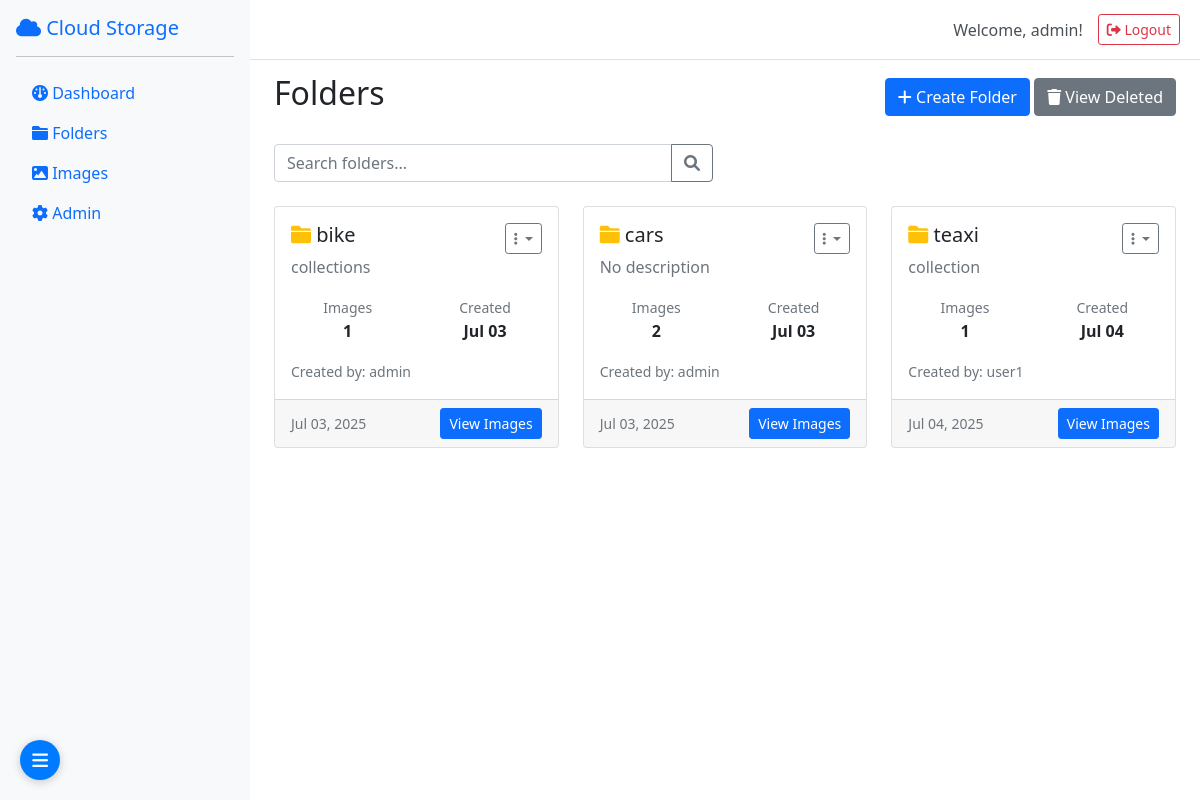
/folders/ (signed in), run on an earlier commit of the app's database.
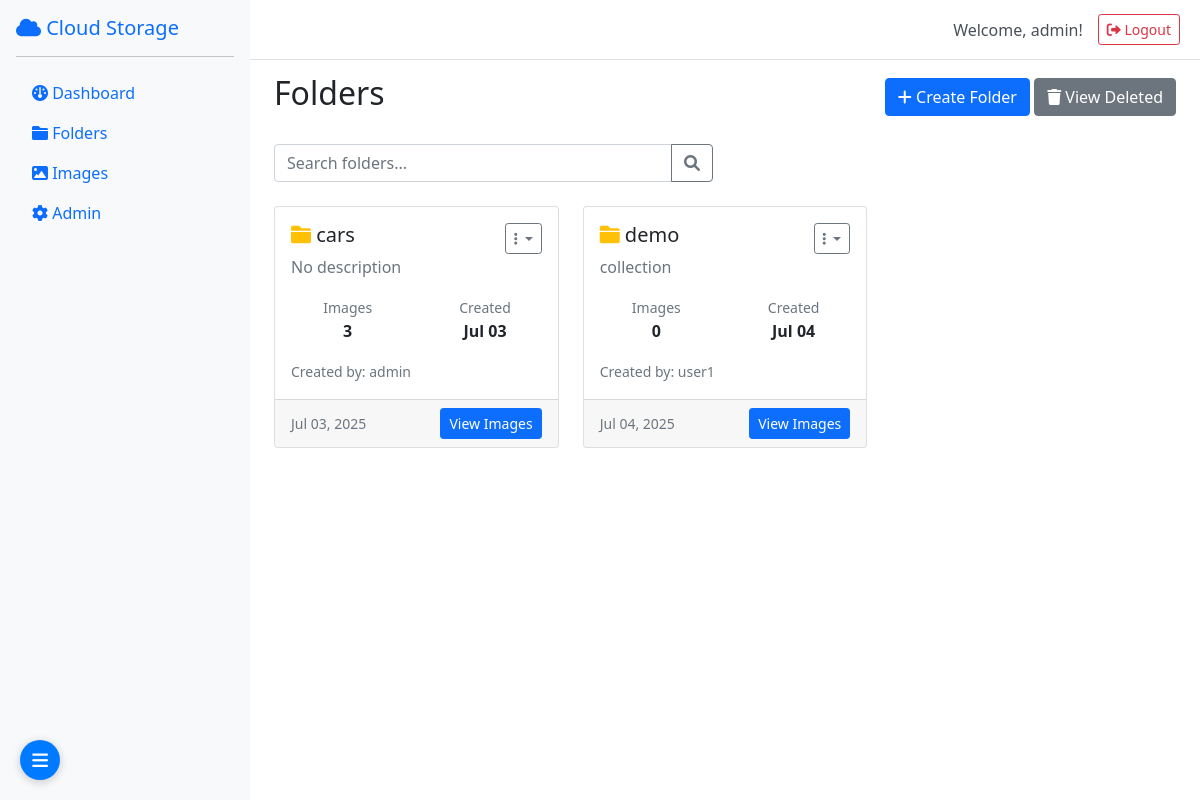
And on a later commit of the database.
### storage/models.py (models this page shows, shortened)
class BaseModel(models.Model):
    created_by = models.ForeignKey(User, on_delete=models.CASCADE, related_name='%(class)s_created')
    updated_by = models.ForeignKey(User, on_delete=models.CASCADE, related_name='%(class)s_updated', null=True, blank=True)
    deleted_by = models.ForeignKey(User, on_delete=models.CASCADE, related_name='%(class)s_deleted', null=True, blank=True)
    created_at = models.DateTimeField(auto_now_add=True)
    updated_at = models.DateTimeField(auto_now=True)
    deleted_at = models.DateTimeField(null=True, blank=True)
    is_deleted = models.BooleanField(default=False)
    class Meta:
        abstract = True

class Folder(BaseModel):
    name = models.CharField(max_length=255)
    description = models.TextField(blank=True)
    parent = models.ForeignKey('self', on_delete=models.CASCADE, null=True, blank=True, related_name='children')
    class Meta:
        unique_together = ['name', 'parent', 'created_by']
        ordering = ['name']

### storage/views.py (the view, shortened to what this page needs)
# urls.py: path('folders/', views.folders_view, name='folders'),
@login_required
def folders_view(request):
    if request.user.is_superuser:
        folders = Folder.objects.filter(is_deleted=False)
    paginator = Paginator(folders, 20)
    page = request.GET.get('page')
    folders = paginator.get_page(page)
    return render(request, 'folders.html', {'folders': folders})

### templates/folders.html (shortened to what this page needs)
{% extends 'base.html' %}
{% block content %}
<div class="d-flex justify-content-between align-items-center mb-4">
    <h2>Folders</h2>
    <div>
        <button class="btn btn-primary" data-bs-toggle="modal" data-bs-target="#createFolderModal">
            <i class="fas fa-plus"></i> Create Folder
        </button>
        {% if user.is_superuser %}
        <button class="btn btn-secondary" onclick="showDeletedFolders()">
            <i class="fas fa-trash"></i> View Deleted
        </button>
        {% endif %}
    </div>
</div>
<div class="row mb-4">
    <div class="col-md-6">
        <div class="input-group">
            <input type="text" class="form-control" id="searchFolders" placeholder="Search folders...">
            <button class="btn btn-outline-secondary" type="button" onclick="searchFolders()">
                <i class="fas fa-search"></i>
            </button>
        </div>
    </div>
</div>
<div class="row" id="foldersContainer">
    {% if folders %}
        {% for folder in folders %}
        <div class="col-md-6 col-lg-4 mb-4 folder-item" data-folder-name="{{ folder.name|lower }}">
            <div class="card folder-card h-100">
                <div class="card-body">
                    <div class="d-flex justify-content-between align-items-start mb-3">
                        <div>
                            <h5 class="card-title">
                                <i class="fas fa-folder text-warning"></i>
                                {{ folder.name }}
                            </h5>
                            <p class="card-text text-muted">{{ folder.description|default:"No description" }}</p>
                        </div>
                        <div class="dropdown">
                            <button class="btn btn-sm btn-outline-secondary dropdown-toggle" type="button" data-bs-toggle="dropdown">
                                <i class="fas fa-ellipsis-v"></i>
                            </button>
                        </div>
                    </div>
                    <div class="row text-center">
                        <div class="col-6">
                            <small class="text-muted">Images</small>
                            <div class="fw-bold">{{ folder.images.count }}</div>
                        </div>
                        <div class="col-6">
                            <small class="text-muted">Created</small>
                            <div class="fw-bold">{{ folder.created_at|date:"M d" }}</div>
                        </div>
                    </div>
                    <div class="mt-3">
                        <small class="text-muted">
                            Created by: {{ folder.created_by.username }}
                        </small>
                    </div>
                </div>
                <div class="card-footer">
                    <div class="d-flex justify-content-between align-items-center">
                        <small class="text-muted">{{ folder.created_at|date:"M d, Y" }}</small>
                        <a href="{% url 'folder_images' folder.id %}" class="btn btn-sm btn-primary">
                            View Images
                        </a>
                    </div>
                </div>
            </div>
        </div>
        {% endfor %}
    {% endif %}
</div>
{% endblock %}

What changed in the data, as far as the page shows it:
no longer on this page (row edited): Folder: name "bike", description "collections", images.count "1", created_at "Jul 03", created_by.username "admin", created_at "Jul 03, 2025"
no longer on this page (row edited): Folder: name "teaxi", description "collection", images.count "1", created_at "Jul 04", created_by.username "user1", created_at "Jul 04, 2025"
computed for Folder "cars": images.count "2" → "3"
added Folder: name "demo", description "collection", images.count "0", created_at "Jul 04", created_by.username "user1", created_at "Jul 04, 2025"
